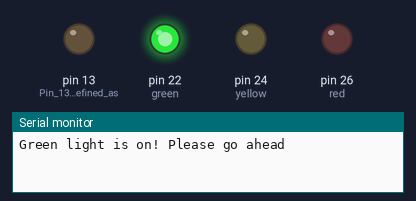
Recording of a sketch running on a simulated Arduino Mega 2560, built with avr-gcc and run on an emulated ATmega2560. Parts: output pins drawn as LEDs (lit = HIGH), the last lines printed to the serial monitor.

Above: at 1.0 s.
At 3.7 s:
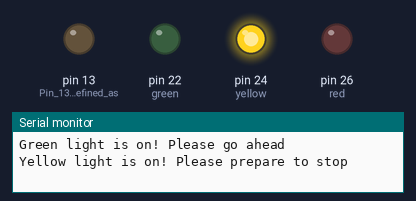
At 5.2 s:
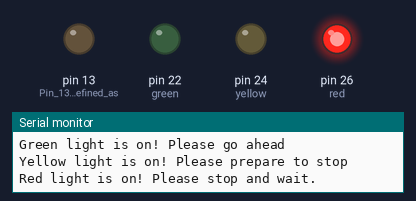
At 7.2 s:
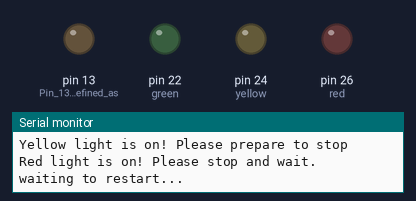
Timing chart, 0 to 10.7 s (numbered marks = the images above):
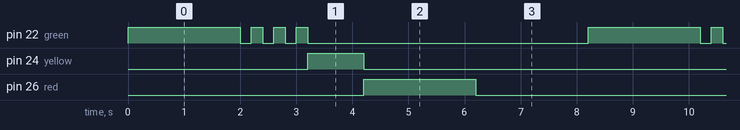

The sketch:

Semaforo.ino
```cpp
// the setup function runs once when you press reset or power the board
void setup() {
  //naming the colors
  #define green 22 // Pin 22 defined as the green LED
  #define yellow 24 // Pin 24 defined as the yellow LED
  #define red 26 // Pin 26 defined as the red LED

  // initialize digital pin LED_BUILTIN as an output.
  pinMode(13, OUTPUT); // Pin 13 is also defined as the internal LED of the board by arduino
  pinMode(green, OUTPUT); // Pin 22 configured as output for GREEN LED on protoboard for the semaforo
  pinMode(yellow, OUTPUT); // Yellow LED, configured as output
  pinMode(red, OUTPUT); // Red LED, configures as output

  // Start with all outputs in off
  digitalWrite(green, LOW);
  digitalWrite(yellow, LOW);
  digitalWrite(red, LOW);

  // Set up serial console:
  Serial.begin(9600); // begin serial comms, baud rate set to 9600
}

void blink_3_times(int color) {
  digitalWrite(color, LOW);   // turn the LED off by making the voltage LOW
  delay(200);                      // wait for a 1/2 second
  digitalWrite(color, HIGH);  // turn the LED on (HIGH is the voltage level)
  delay(200);                      // wait for a 1/2 second
  digitalWrite(color, LOW);   // turn the LED off by making the voltage LOW
  delay(200);                      // wait for a 1/2 second
  digitalWrite(color, HIGH);  // turn the LED on (HIGH is the voltage level)
  delay(200);                      // wait for a 1/2 second
  digitalWrite(color, LOW);   // turn the LED off by making the voltage LOW
  delay(200);
  digitalWrite(color, HIGH);  // turn the LED on (HIGH is the voltage level)
  delay(200);                      // wait for a 1/2 second
  digitalWrite(color, LOW);   // turn the LED off by making the voltage LOW
  //delay(200);
}

// the loop function runs over and over again forever
void loop() {
  // SEMAFORO functionality:
  digitalWrite(green, HIGH); // Turn on green
  Serial.write("Green light is on! Please go ahead");
  Serial.write('\n');
  delay(2000); // Verde por 2 segs
  digitalWrite(green, LOW); // Turn off green
  blink_3_times(green); // blink green for transition

  digitalWrite(yellow, HIGH); // Turn on yellow for a sec
  Serial.write("Yellow light is on! Please prepare to stop");
  Serial.write('\n');
  delay(1000);
  digitalWrite(yellow, LOW); // Turn off yellow

  digitalWrite(red, HIGH); // Turn on red for 2 secs
  Serial.write("Red light is on! Please stop and wait.");
  Serial.write('\n');
  delay(2000);
  digitalWrite(red, LOW); // Turn off red and start again!

  Serial.write("waiting to restart...");
  Serial.write('\n');
  Serial.write('\n');
  delay(2000); //2 secs wait for restart
}
```

Measured:
- by itself, pin 22 (green): repeats every 8.2 s: 3 × (LOW 0.20 s, HIGH 0.20 s), LOW 5.0 s, HIGH 2.0 s
- by itself, pin 24 (yellow): alternates HIGH for 1.0 s and LOW for 7.2 s
- by itself, pin 26 (red): alternates HIGH for 2.0 s and LOW for 6.2 s
